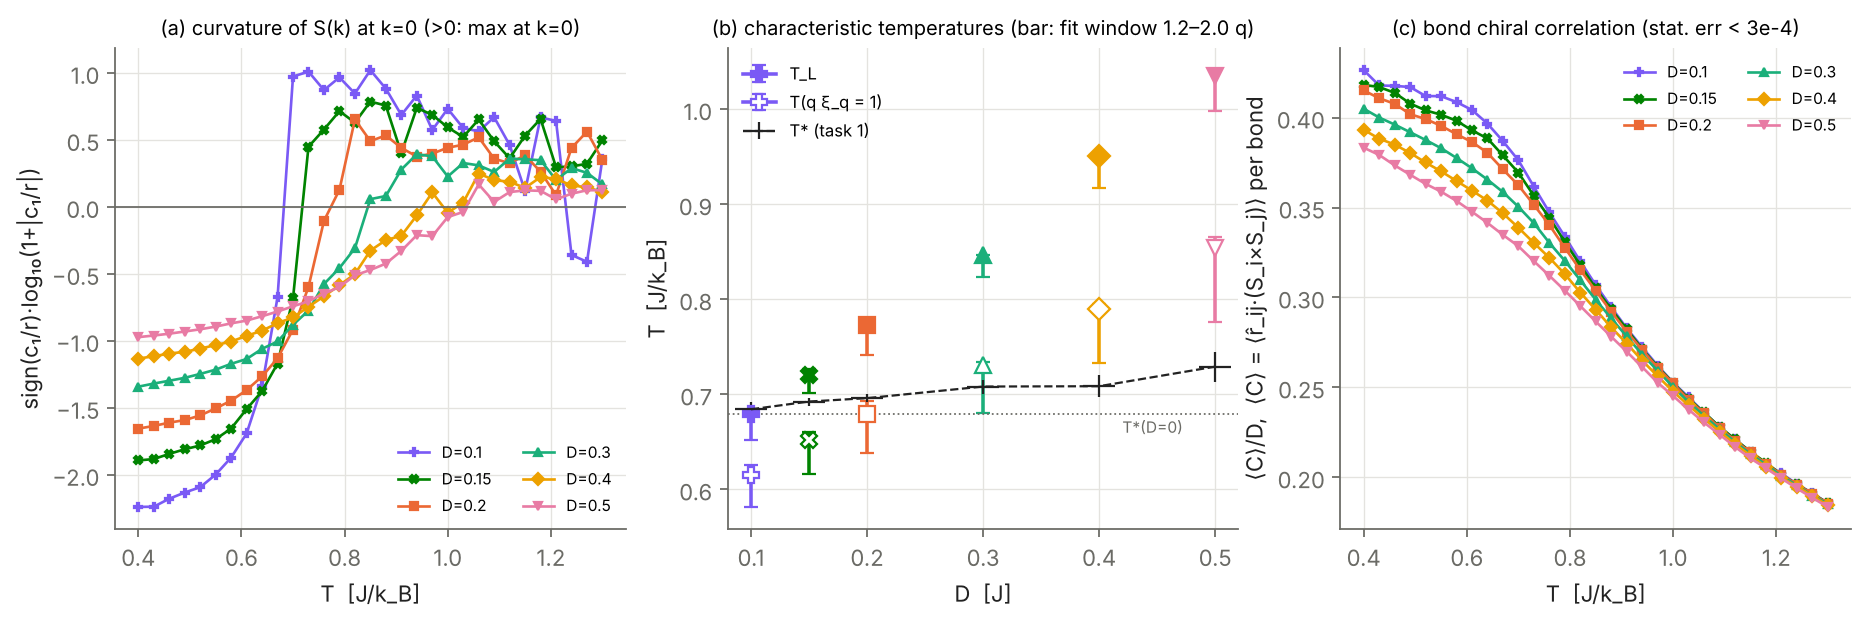

Source code (Python):
"""Task 2 pilot (1 seed, L/lambda~4, cooling 1.30->0.40): (a) curvature of S(k) at k=0, c1/r from the Landau-Brazovskii fit
(window 1.5 q), zero = disorder line T_L; (b) characteristic temperatures vs D: T_L (windows 1.2/1.5/2.0 as error bar),
T(q xi_q = 1), T* (task 1, dU/dT, L/lambda~8); (c) bond chiral correlation <C>/D vs T. Run from repo root."""
import sys, json; sys.path.insert(0, 'figures')
from _style import *
R = {r['D']: r for r in json.load(open('data/task2_pilot_summary.json'))}
H = json.load(open('data/task1_h1.json'))['rows']
DC = dict(DCOL); DC[0.1] = '#7a5af5'; DC[0.15] = '#008300'; DM = dict(DMRK); DM[0.1] = 'P'; DM[0.15] = 'X'
Ds = (0.1, 0.15, 0.2, 0.3, 0.4, 0.5)
fig, (a, b, c) = plt.subplots(1, 3, figsize=(14, 3.9))
for D in Ds:
    r = R[D]; T = np.array(r['T']); y = np.array(r['c1_w1.5'])
    a.plot(T, np.sign(y) * np.log10(1 + np.abs(y)), marker=DM[D], color=DC[D], ms=4, lw=1.2, label='D=%g' % D)
a.axhline(0, color=MUTED, lw=0.8); a.set_xlabel('T  [J/k_B]'); a.set_ylabel('sign(c₁/r)·log₁₀(1+|c₁/r|)'); a.legend(fontsize=7, ncol=2)
a.set_title('(a) curvature of S(k) at k=0 (>0: max at k=0)', fontsize=9)
for D in Ds:
    r = R[D]; tl = {w: min(r['TL_w%s' % w]) if r['TL_w%s' % w] else np.nan for w in ('1.2', '1.5', '2.0')}
    lo, hi = min(tl.values()), max(tl.values())
    b.errorbar(D, tl['1.5'], yerr=[[tl['1.5'] - lo], [hi - tl['1.5']]], marker=DM[D], color=DC[D], ms=7, capsize=3, label='T_L' if D == 0.1 else None)
    t1 = {w: (min(r['Txi1_w%s' % w]) if r['Txi1_w%s' % w] else np.nan) for w in ('1.2', '1.5', '2.0')}
    b.errorbar(D, t1['1.5'], yerr=[[t1['1.5'] - min(t1.values())], [max(t1.values()) - t1['1.5']]], marker=DM[D], mfc='white', color=DC[D], ms=7, capsize=3,
               label='T(q ξ_q = 1)' if D == 0.1 else None)
big = {0.1: 256, 0.15: 168, 0.2: 256, 0.3: 176, 0.4: 128, 0.5: 112}
b.errorbar(list(big), [H['%g_%d' % kv]['T'] for kv in big.items()], yerr=[H['%g_%d' % kv]['tot'] for kv in big.items()], color=INK, marker='_', ms=14, ls='--', lw=1, label='T* (task 1)')
b.axhline(H['0_256']['T'], color=MUTED, lw=0.8, ls=':'); b.text(0.42, H['0_256']['T'] - 0.02, 'T*(D=0)', fontsize=7, color=MUTED)
b.set_xlabel('D  [J]'); b.set_ylabel('T  [J/k_B]'); b.legend(fontsize=7.5); b.set_title('(b) characteristic temperatures (bar: fit window 1.2–2.0 q)', fontsize=9)
for D in Ds:
    r = R[D]; c.plot(r['T'], np.array(r['C']) / D, marker=DM[D], color=DC[D], ms=4, lw=1.2, label='D=%g' % D)
c.set_xlabel('T  [J/k_B]'); c.set_ylabel('⟨C⟩/D,  ⟨C⟩ = ⟨r̂_ij·(S_i×S_j)⟩ per bond'); c.legend(fontsize=7, ncol=2)
c.set_title('(c) bond chiral correlation (stat. err < 3e-4)', fontsize=9)
fig.savefig('figures/fig_t2_pilot.png')
